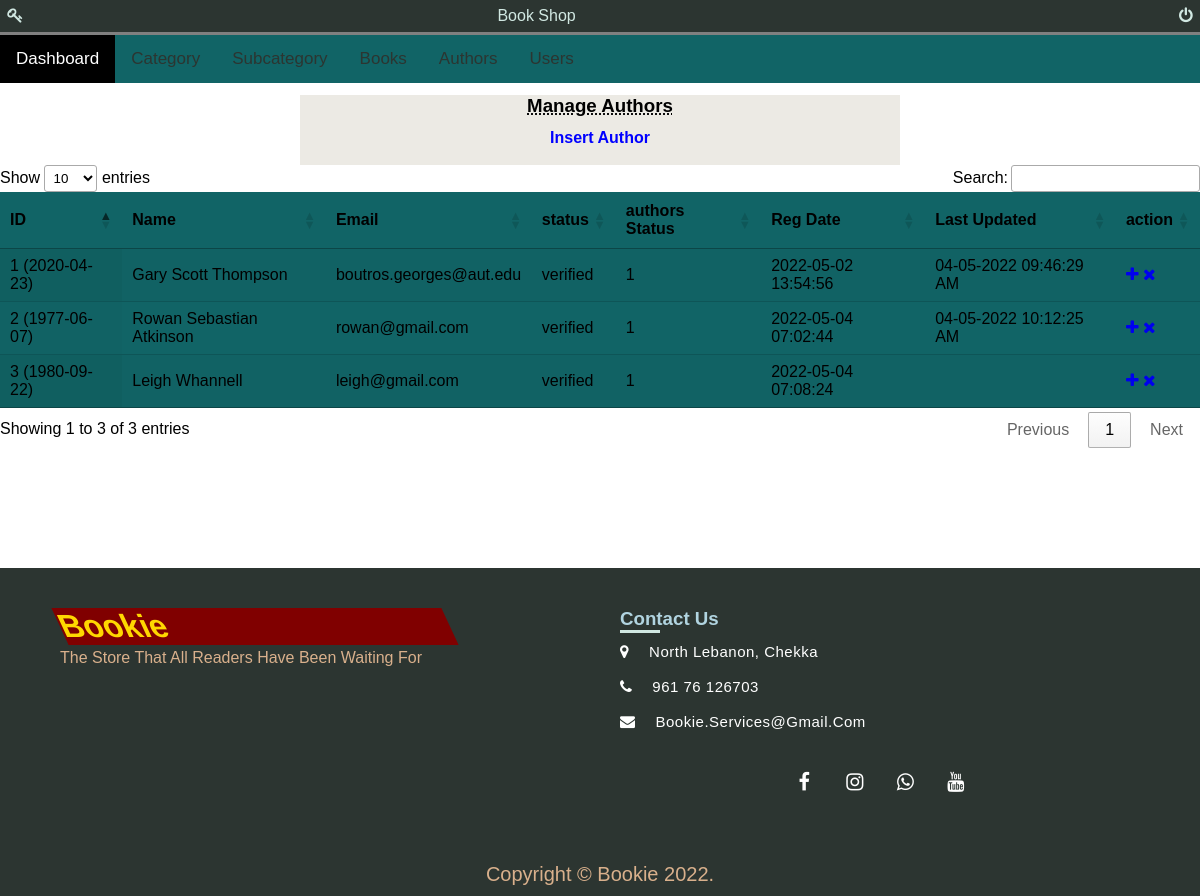
The page /admin/authors.php (signed in) on the database its author committed.
### tables this page shows
CREATE TABLE `authors` (
  `id` int(11) NOT NULL,
  `name` varchar(255) NOT NULL,
  `email` varchar(255) NOT NULL,
  `password` varchar(255) NOT NULL,
  `birthDate` varchar(255) NOT NULL,
  `authorBio` longtext NOT NULL,
  `code` mediumint(9) NOT NULL,
  `status` text NOT NULL,
  `authorStatus` int(11) NOT NULL,
  `registrationDate` timestamp NOT NULL DEFAULT current_timestamp(),
  `updateDate` varchar(255) NOT NULL
);

### admin/authors.php (the view, shortened to what this page needs)
<?php
include('db/connection.php');
if(strlen($_SESSION['email'])==0)
	{
header('location:index.php');
}
else{
?>
<html lang="en">
<head>
	<link href="https://cdn.datatables.net/1.11.3/css/jquery.dataTables.min.css" rel="stylesheet">
			<link rel="stylesheet" href="https://cdnjs.cloudflare.com/ajax/libs/font-awesome/4.7.0/css/font-awesome.min.css">
			<link href="css/admin.css" rel="stylesheet">
</head>
<body>
		<?php include('includes/topnavigation.php');?>
<center>
	<div class="container">
				<div class="titlewrapper">
					<h3 class="title">manage authors</h3>
					<h4 class="subtitle"><a class="subtitle-link" href="insertauthor.php">insert author</a></h4>
				</div>
				<div class="wrapper">
						<br />
</center>
									<table id="datable" class="display" style="width:100%">
										<thead>
											<tr>
											<th id="custom_td">ID</th>
											<th id="custom_td">Name</th>
											<th id="custom_td">Email</th>
											<th id="custom_td">status</th>
											<th id="custom_td">authors Status</th>
											<th id="custom_td">Reg Date </th>
											<th id="custom_td">Last Updated</th>
											<th id="custom_td">action</th>
										</tr>
									</thead>
									<tbody>
<?php $query=mysqli_query($con,"SELECT * FROM authors");
$cnt=1;
while($row=mysqli_fetch_array($query))
{
?>
										<tr id="custom_tr">
											<td><?php echo htmlentities($cnt);?></td>
											<td id="cap_username"><?php echo htmlentities($row['name']);?></td>
											<td><?php echo htmlentities($row['email']);?></td>
											<td> <?php echo htmlentities($row['birthDate']);?></td>
											<td> <?php echo htmlentities($row['status']);?></td>
											<td> <?php echo htmlentities($row['authorStatus']);?></td>
											<td><?php echo htmlentities($row['registrationDate']);?></td>
											<td><?php echo htmlentities($row['updateDate']);?></td>
											<td>
												<a href="editAuthors.php?id=<?php echo $row['id']?>" ><i class="fa fa-plus"></i></a>
												<a href="authors.php?id=<?php echo $row['id']?>&del=delete" onClick="return confirm('Are you sure you want to delete?')"><i class="fa fa-times"></i></a>
											</td>
										<?php $cnt=$cnt+1; } ?>
								</table>
<?php include('includes/footer.inc.php');?>
</body>
<?php } ?>

### admin/css/admin.css (style rules this page uses)
.container { background-color: #ECEAE4; width: 50%; }
.titlewrapper .title { text-transform: capitalize; font-family: sans-serif; transition: 1s; text-decoration: underline; text-decoration-style: dotted; font-weight: 900; margin-top: 2%; }
.titlewrapper .subtitle { margin-top: 2%; }
.titlewrapper .subtitle-link { text-decoration: none; text-transform: capitalize; font-weight: bolder; color: blue; }
table { background-color: #116466; }

### admin/includes/topnavigation.php (style rules this page uses)
* { margin: 0; padding: 0; box-sizing: border-box; font-family: sans-serif; }

### admin/includes/footer.inc.php (style rules this page uses)
.body_footer { position: relative; padding-bottom: 448px; min-height: 100vh; }

### rows shown on the page
authors: name "Gary Scott Thompson", email "boutros.georges@aut.edu", birthDate "2020-04-23)", status "verified", authorStatus "1", registrationDate "2022-05-02 13:54:56", updateDate "04-05-2022 09:46:29 AM"
authors: name "Rowan Sebastian Atkinson", email "rowan@gmail.com", birthDate "1977-06-07)", status "verified", authorStatus "1", registrationDate "2022-05-04 07:02:44", updateDate "04-05-2022 10:12:25 AM"
authors: name "Leigh Whannell", email "leigh@gmail.com", birthDate "1980-09-22)", status "verified", authorStatus "1", registrationDate "2022-05-04 07:08:24"
